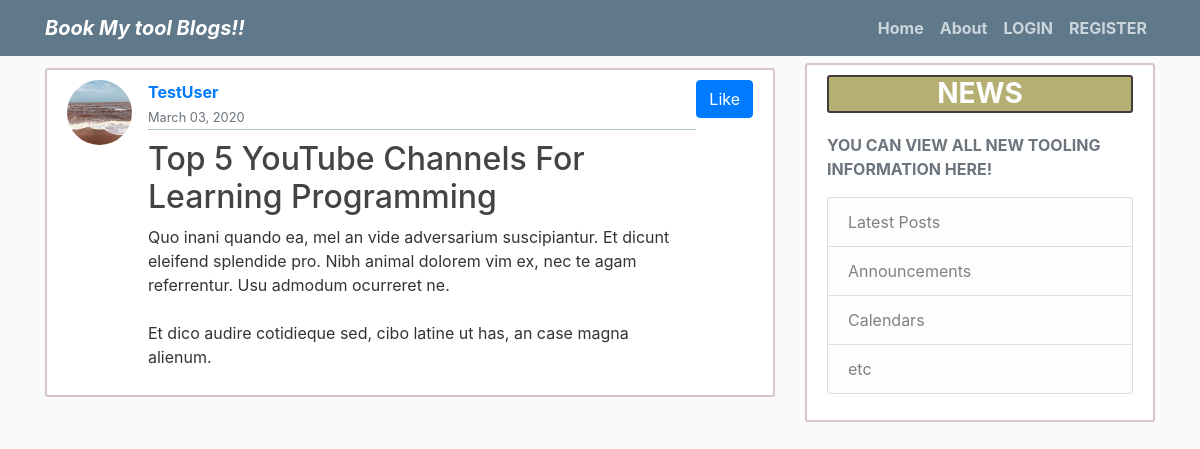
Screenshot of /post/28/ with the database file from the repository.
### forum/models.py (models this page shows, shortened)
class Post(models.Model):
    title = models.CharField(max_length=100)
    picture = models.FileField(null=True,blank=True)
    content = models.TextField()
    date_posted=models.DateTimeField(default=timezone.now)
    author=models.ForeignKey(User,on_delete=models.CASCADE)
    likes=models.ManyToManyField(User,related_name='likes',blank=True)

### users/models.py (models this page shows, shortened)
class Profile(models.Model):
    user =models.OneToOneField(User,on_delete=models.CASCADE)
    image=models.ImageField(default='default.jpg',upload_to='profile_pics')

### forum/views.py (the view)
# urls.py: path('post/<int:pk>/',PostDetailView.as_view(),name='post-detail'),
class PostDetailView(DetailView):
    model = Post

### forum/templates/forum/post_detail.html (shortened to what this page needs)
{% extends "forum/base.html" %}
{%block content%}
  <article class="media content-section" style="margin-top: 20px;">
    <a href='/profile'>
    <img class="rounded-circle article-img" src="{{object.author.profile.image.url}}" >
  </a>
    <div class="media-body">
      <div class="article-metadata">
        <a class="mr-2 " href="{% url 'user-posts' object.author.username %}"><b>{{ object.author }}</b></a><br>
        <small class="text-muted">{{ object.date_posted|date:"F d, Y" }}</small>
      </div>
      <h2 class="article-title">{{ object.title }}</h2>
      <p class="article-content">{{ object.content }}</p>
    </div>
    <form action="{% url 'like_post' %}" method="post">
      <button type="submit" name="post_id" value="{{post.id}}" class="btn btn-primary">Like</button>
    </form>
  </article>
{% endblock content %}

### forum/static/main.css (style rules this page uses)
body { background: #fafafa; color: #333333; margin-top: 3rem; }
h2 { margin-top: 10px; }
.content-section { background: #ffffff; padding: 10px 20px; border: 2px solid rgb(214, 198, 198); border-radius: 3px; margin-bottom: 20px; }
.article-title { color: #444444; }
.article-content { white-space: pre-line; }
.article-img { height: 65px; width: 65px; margin-right: 16px; }
.article-metadata { padding-bottom: 1px; margin-bottom: 4px; border-bottom: 1px solid rgb(175, 196, 186); }

### rows the page displays
Post: author.profile.image (picture), author "TestUser", date_posted "March 03, 2020", title "Top 5 YouTube Channels For Learning Programming", content "Quo inani quando ea, mel an vide adversarium suscipiantur. Et dicunt eleifend splendide pro. Nibh animal dolorem vim ex, nec te agam referrentur. Usu admodum ocurreret ne. Et dico audire cotidieque sed, cibo latine ut has, an case magna alienum."
